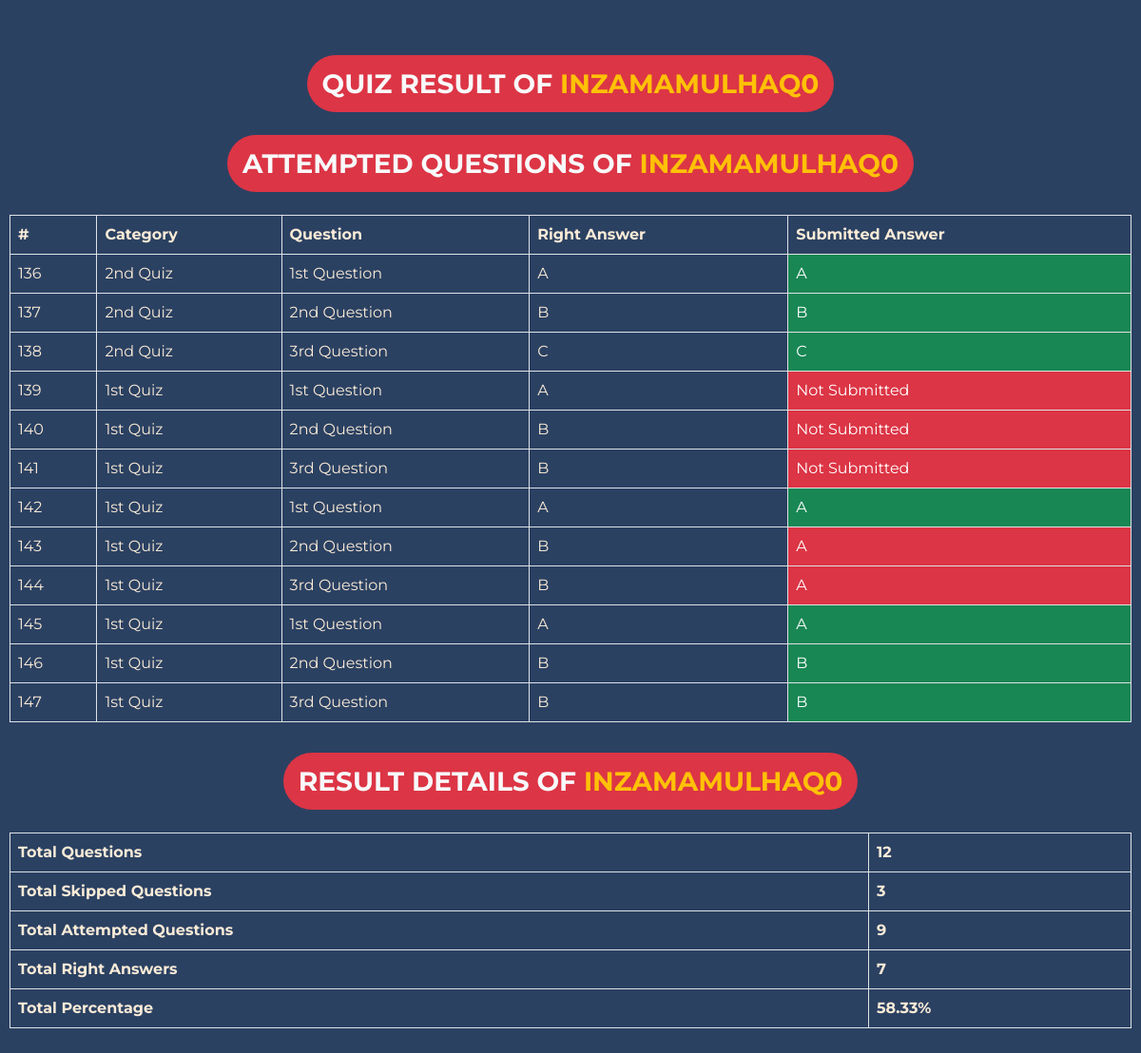
/result (signed in), run on the app's committed database.
### main/models.py (models this page shows, shortened)
class userSubmittedAnswers(models.Model):
    question = models.ForeignKey(quizQuestions, on_delete=models.CASCADE)
    user = models.ForeignKey(User, on_delete=models.CASCADE)
    right_answer = models.CharField(max_length=200)
    class Meta:
        verbose_name_plural = 'Users Submitted Answers'

class quizQuestions(models.Model):
    category = models.ForeignKey(quizCategory, on_delete=models.CASCADE)
    question = models.TextField()
    option_1 = models.CharField(max_length=200)
    option_2 = models.CharField(max_length=200)
    option_3 = models.CharField(max_length=200)
    option_4 = models.CharField(max_length=200)
    difficulty_level = models.CharField(max_length=100)
    time_limit = models.IntegerField()
    right_option = models.CharField(max_length=100)
    class Meta:
        verbose_name_plural = 'Quiz Questions'
    def __str__(self):
        return self.question

class quizCategory(models.Model):
    title = models.CharField(max_length=100)
    details = models.TextField()
    image = models.ImageField(upload_to='cat_images')
    class Meta:
        verbose_name_plural = 'Quiz Categories'

### main/views.py (the view)
# urls.py: path('result', views.result, name="result"),
@login_required
def result(request):
    result = models.userSubmittedAnswers.objects.filter(user=request.user)
    skipped = models.userSubmittedAnswers.objects.filter(user=request.user, right_answer='Not Submitted').count()
    attempted = models.userSubmittedAnswers.objects.filter(user=request.user).exclude(right_answer='Not Submitted').count()
    rightAns = 0
    percentage = 0
    if result:
        for row in result:
            if row.question.right_option == row.right_answer:
                rightAns +=1
                total = result.count()
                if total > 0:
                    percentage = "{:.2f}%".format(round((rightAns*100) / result.count(), 2))
                else:
                    percentage = "N/A"
    return render(request, 'result.html', {'result':result, 'total_skipped':skipped, 'total_attempted':attempted, 'rightAns':rightAns, 'percentage':percentage})

### main/templates/result.html (shortened to what this page needs)
{% load static %}
<!DOCTYPE html>
<html lang="en">
<head>
    <link rel="stylesheet" type="text/css" href="{% static 'bs5/bootstrap.min.css' %}" />
    <link rel="stylesheet" href="https://cdn.jsdelivr.net/npm/bootstrap@5.2.3/dist/css/bootstrap.min.css">
<body>
<div class="text-center">
    <h4 class="badge rounded-pill p-3 fs-3 mt-5 bg-danger text-uppercase font-weight-bold text-light">
      Quiz Result of <span class="text-warning">{{user.username}}</span>
    </h4>
  </div>
  <div class="text-center">
    <h4 class="badge rounded-pill p-3 fs-3 mt-3 bg-danger text-uppercase font-weight-bold text-light">
        Attempted Questions of <span class="text-warning">{{user.username}}</span>
    </h4>
  </div>
<table class="table table-bordered mt-3">
    <thead>
        <tr>
            <th>#</th>
            <th>Category</th>
            <th>Question</th>
            <th>Right Answer</th>
            <th>Submitted Answer</th>
        </tr>
    </thead>
    <tbody>
        {% for row in result %}
        <tr>
            <td>{{row.id}}</td>
            <td>{{row.question.category.title}}</td>
            <td>{{row.question}}</td>
            <td>{{row.question.right_option}}</td>
            {% if row.question.right_option == row.right_answer %}
            <td class="bg-success text-white">{{row.right_answer}}</td>
            {% else %}
            <td class="bg-danger text-white">{{row.right_answer}}</td>
            {% endif %}
        </tr>
        {% endfor %}
    </tbody>
</table>
<div class="text-center">
    <h4 class="badge rounded-pill p-3 fs-3 mt-3 bg-danger text-uppercase font-weight-bold text-light">
        Result Details of <span class="text-warning">{{user.username}}</span>
    </h4>
  </div>
<table class="table table-bordered mt-3">
    <tr>
        <th>Total Questions</th>
        <th>{{result.count}}</th>
    </tr>
    <tr>
        <th>Total Skipped Questions</th>
        <th>{{total_skipped}}</th>
    </tr>
    <tr>
        <th>Total Attempted Questions</th>
        <th>{{total_attempted}}</th>
    </tr>
    <tr>
        <th>Total Right Answers</th>
        <th>{{rightAns}}</th>
    </tr>
    <tr>
        <th>Total Percentage</th>
        <th>{{percentage}}</th>
    </tr>
</table>
</body>
</html>

### main/templates/result.html (style rules this page uses)
body { padding: 10px; font-family: 'Montserrat', sans-serif; background-color: #2B4162; color: antiquewhite; }
table, tr, th { color: antiquewhite; }

### data on the page
userSubmittedAnswers: id "136", question.category "2nd Quiz", question "1st Question", question.right_option "A", right_answer "A"
userSubmittedAnswers: id "137", question.category "2nd Quiz", question "2nd Question", question.right_option "B", right_answer "B"
userSubmittedAnswers: id "138", question.category "2nd Quiz", question "3rd Question", question.right_option "C", right_answer "C"
userSubmittedAnswers: id "139", question.category "1st Quiz", question "1st Question", question.right_option "A", right_answer "Not Submitted"
userSubmittedAnswers: id "140", question.category "1st Quiz", question "2nd Question", question.right_option "B", right_answer "Not Submitted"
userSubmittedAnswers: id "141", question.category "1st Quiz", question "3rd Question", question.right_option "B", right_answer "Not Submitted"
userSubmittedAnswers: id "142", question.category "1st Quiz", question "1st Question", question.right_option "A", right_answer "A"
userSubmittedAnswers: id "143", question.category "1st Quiz", question "2nd Question", question.right_option "B", right_answer "A"
userSubmittedAnswers: id "144", question.category "1st Quiz", question "3rd Question", question.right_option "B", right_answer "A"
userSubmittedAnswers: id "145", question.category "1st Quiz", question "1st Question", question.right_option "A", right_answer "A"
userSubmittedAnswers: id "146", question.category "1st Quiz", question "2nd Question", question.right_option "B", right_answer "B"
userSubmittedAnswers: id "147", question.category "1st Quiz", question "3rd Question", question.right_option "B", right_answer "B"

### other printed values
{{ user.username }} "INZAMAMULHAQ0"
{{ result.count }} "12"
{{ total_skipped }} "3"
{{ total_attempted }} "9"
{{ rightAns }} "7"
{{ percentage }} "58.33%"
